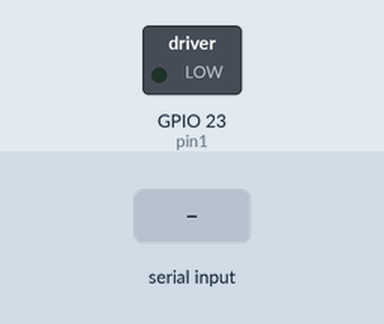
A sketch run on a simulated ESP32. Shown: switched loads named in the sketch (green lamp = pin HIGH). The inputs (shaded band) are chosen by the test bench. Nothing arrives over Bluetooth unless stated; what the sketch prints to the serial monitor is not drawn.

Above: at 1.2 s.
1.3 s: "0" received over the second serial link
At 2.6 s:
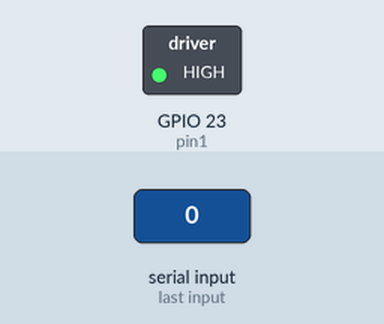
Timing chart, 0 to 13.3 s (numbered marks = the images above; inputs shaded):
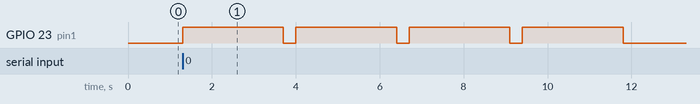

The sketch:

ESP32_ED_169_code.ino
```cpp
#include <stdio.h>
#include <stdlib.h>
#include "BluetoothSerial.h"
BluetoothSerial ESP_BT; //class init
const int pin1 = 23;         // pin for output
const int pin2 = 22;         // pin for output
int ESPBT_incoming;
int direction; // 0 is left, 1 is both, 2 is right
int number_of__vibrations; // 1-5 how many times we repeat the vibration
int duration; //duration of delay each vibration
void setup() {
  Serial.begin(115200);
  ESP_BT.begin("ESP32_169"); //name of ESP showing up on BT devices
}


void vibrate() {
  duration = ESPBT_incoming % 10; //
  number_of__vibrations = ((ESPBT_incoming - duration) / 10) % 10; //
  direction = (((ESPBT_incoming - duration) / 10) - number_of__vibrations) / 10; //

if (direction == 0 ){
  for (int i = 0; i<number_of__vibrations;i++){
    analogWrite(pin1,255); //vibrate motor connected to pin1
    delay(duration * 300);
    analogWrite(pin1,0); // stop vibrating motor connected to pin1
    delay(300);

    }
}else if (direction == 1){
  for (int i = 0; i<number_of__vibrations;i++){
    analogWrite(pin1,255);  //vibrate motor connected to pin1
    analogWrite(pin2,255);  //vibrate motor connected to pin2
    delay(duration * 300);
    analogWrite(pin1,0); //stop vibrating motor connected to pin1
    analogWrite(pin2,0); //stop vibrating motor connected to pin2
    delay(300);

    }
}else if (direction == 2){
  for (int i = 0; i<number_of__vibrations;i++){
    analogWrite(pin2,255); //vibrate motor connected to pin1
    delay(duration * 300);
    analogWrite(pin2,0); //stop vibrating motor connected to pin2
    delay(300);

    }
}
}

void loop() {
   if (ESP_BT.available())
  {
    ESPBT_incoming = ESP_BT.read(); //read data incoming to ESP via bluetooth
    vibrate(); // call vibration
    Serial.print("duration");
    Serial.println(duration);
    Serial.print("num vibe");
    Serial.println(number_of__vibrations);          //ALL OF THIS IS JUST TO CHECK IF EVERYTHING IS FINE CAN BE DELETED!
    Serial.print("direction");
    Serial.println(direction);
    Serial.print("incoming");
    Serial.println(ESPBT_incoming);
  }

}
```

Measured:
- after the input at 1.3 s, GPIO 23 (pin1): alternates HIGH for 2.4 s and LOW for 0.30 s, starting at once
